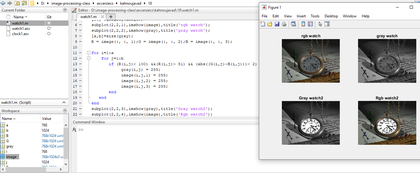
%> input picture excersiecs/kahnoujavad/18/watch.PNG, 420 x 173 px, shrunk from 1356 x 557 before the run
$ octave watch1.m   (GNU Octave 9; MATLAB toolbox functions it lacks are replaced by stand-ins)
%> lines starting %> are read from the running program, lines starting %| are printed output that depends on the picture; in (x1, y1, x2, y2) boxes, pixels count from 0 and x2, y2 are one past the last pixel; in counts of white or black regions, pixels touching at a corner belong together; the program's own positions count from 1
clc;
clear all;
close all;
image = imread("D:/image-processing-class/benchmark/watch.png");
%> image is the input picture: size 173x420x3 uint8; mean R, G, B 219.6, 219.4, 219.2
gray=rgb2gray(image);
subplot(2,2,1),imshow(image),title('rgb watch');
subplot(2,2,2),imshow(gray),title('gray watch');
[a,b]=size(gray);
%> a = 173; b = 420
R = image(:, :, 1);G = image(:, :, 2);B = image(:, :, 3);
%> after `R = image(:, :, 1)`:
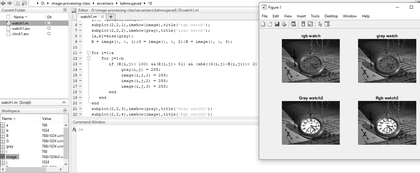
%> R: size 173x420 uint8; min 3, max 255, mean 219.6
%> after `B = image(:, :, 3)`:
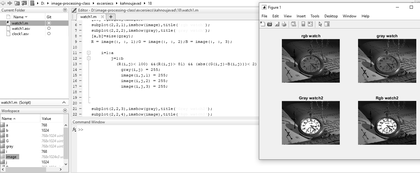
%> B: size 173x420 uint8; min 0, max 255, mean 219.2

for i=1:a
    for j=1:b
       if (R(i,j)< 100) &&(R(i,j)> 81) && (abs((G(i,j)-B(i,j)))< 2)
            gray(i,j) = 255;
            image(i,j,1) = 255;
            image(i,j,2) = 255;
            image(i,j,3) = 255;
       end
   end
end
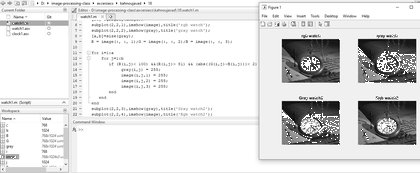
%> gray: size 173x420 uint8; min 3, max 255, mean 221.3
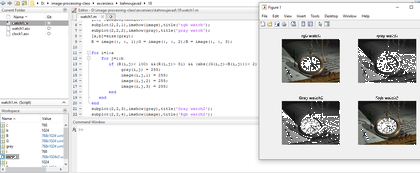
%> image: size 173x420x3 uint8; 1.15% of pixels changed, all inside (x1, y1, x2, y2) = (0, 7, 416, 159)
subplot(2,2,3),imshow(gray),title('Gray watch2');
subplot(2,2,4),imshow(image),title('Rgb watch2');
